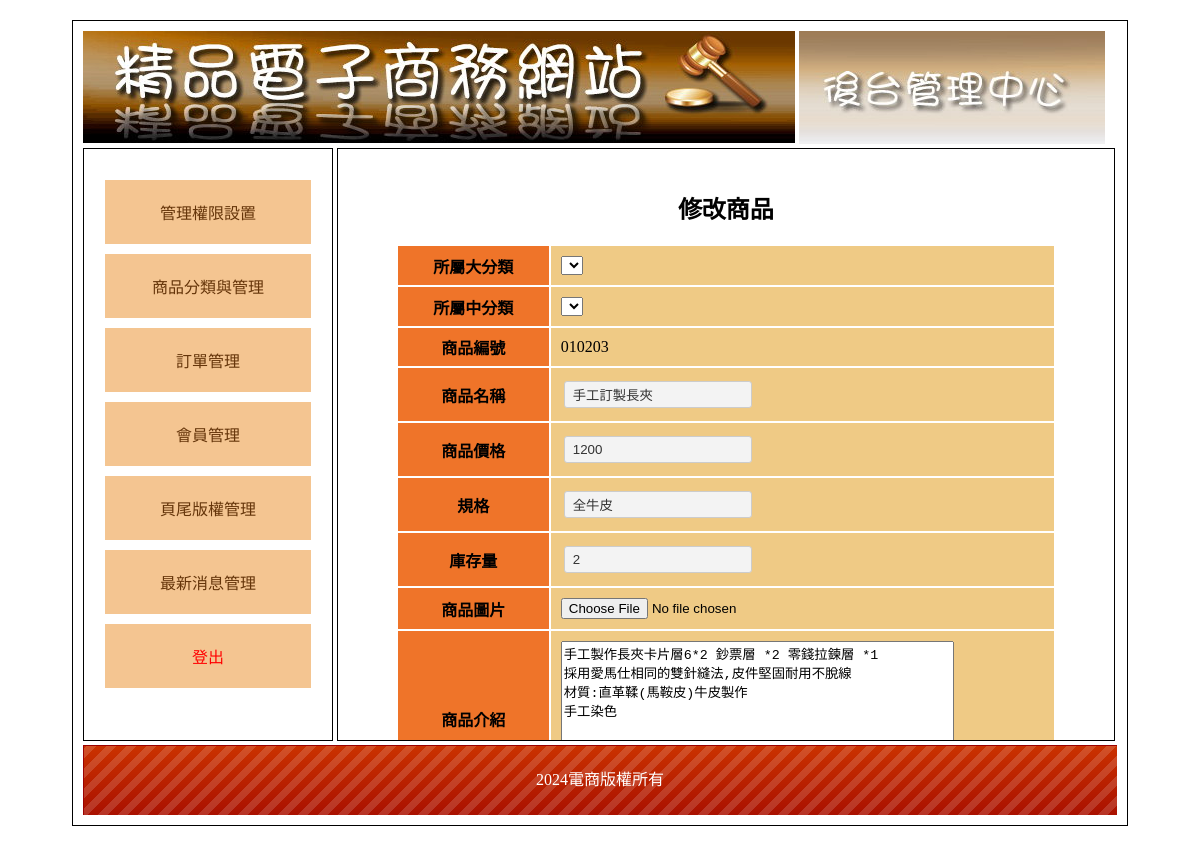
The app's page /back.php?do=edit_goods&id=1 with its own data.
### tables this page shows
CREATE TABLE `goods` (
  `id` int(10) UNSIGNED NOT NULL,
  `no` text NOT NULL,
  `name` text NOT NULL,
  `price` int(10) NOT NULL,
  `spec` text NOT NULL,
  `stock` int(10) NOT NULL,
  `img` text NOT NULL,
  `intro` text NOT NULL,
  `big` int(10) NOT NULL,
  `mid` int(10) NOT NULL,
  `sh` int(1) NOT NULL
);

CREATE TABLE `bottom` (
  `id` int(10) UNSIGNED NOT NULL,
  `bottom` text NOT NULL
);

### api/db.php (called while the page is built, shortened)
<?php
class DB{
    protected $dsn = "mysql:host=localhost;charset=utf8;dbname=bquiz04";
    protected $pdo;
    protected $table;
    public function __construct($table)
    {
        $this->table=$table;
        $this->pdo=new PDO($this->dsn,'root','');
    }
    function find($id)
    {
        $sql = "select * from `$this->table` ";
        if (is_array($id)) {
            $tmp = $this->a2s($id);
            $sql .= " where " . join(" && ", $tmp);
        } else if (is_numeric($id)) {
            $sql .= " where `id`='$id'";
        }
        $row = $this->pdo->query($sql)->fetch(PDO::FETCH_ASSOC);
        return $row;
    }
}
$Bottom=new DB('bottom');
$Goods=new DB('goods');
?>

### back/edit_goods.php (the view, shortened to what this page needs)
<h2 class="ct">修改商品</h2>
<?php
$goods=$Goods->find($_GET['id']);
?>
<form action="./api/save_goods.php" method="post" enctype="multipart/form-data">
    <table class="all">
        <tr>
            <th class="tt ct">所屬大分類</th>
            <td class="pp">
               <select name="big" id="big"></select>
            </td>
        </tr>
        <tr>
            <th class="tt ct">所屬中分類</th>
            <td class="pp">
                <select name="mid" id="mid"></select>
            </td>
        </tr>
        <tr>
            <th class="tt ct">商品編號</th>
            <td class="pp"><?=$goods['no'];?></td>
        </tr>
        <tr>
            <th class="tt ct">商品名稱</th>
            <td class="pp"><input type="text" name="name" value="<?=$goods['name'];?>"></td>
        </tr>
        <tr>
            <th class="tt ct">商品價格</th>
            <td class="pp"><input type="text" name="price" value="<?=$goods['price'];?>"></td>
        </tr>
        <tr>
            <th class="tt ct">規格</th>
            <td class="pp"><input type="text" name="spec" value="<?=$goods['spec'];?>"></td>
        </tr>
        <tr>
            <th class="tt ct">庫存量</th>
            <td class="pp"><input type="text" name="stock" value="<?=$goods['stock'];?>"></td>
        </tr>
        <tr>
            <th class="tt ct">商品圖片</th>
            <td class="pp"><input type="file" name="img" value=""></td>
        </tr>
        <tr>
            <th class="tt ct">商品介紹</th>
            <td class="pp"><textarea name="intro" style="width:80%;height:150px;"><?=$goods['intro'];?></textarea></td>
        </tr>
    </table>
</form>

### back.php (shortened to what this page needs)
<?php include_once './api/db.php'; ?>
<!DOCTYPE html PUBLIC "-//W3C//DTD XHTML 1.0 Transitional//EN" "http://www.w3.org/TR/xhtml1/DTD/xhtml1-transitional.dtd">
<html xmlns="http://www.w3.org/1999/xhtml">
<head>
	<link href="./css/css.css" rel="stylesheet" type="text/css">
</head>
<body>
	<div id="main">
		<div id="top">
			<a href="index.php">
				<img src="./icon/0416.jpg">
			</a>
			<img src="./icon/0417.jpg">
		</div>
		<div id="left" class="ct">
			<div style="min-height:400px;">
				<a href="?do=admin">管理權限設置</a>
				<a href="?do=th">商品分類與管理</a>
				<a href="?do=order">訂單管理</a>
				<a href="?do=mem">會員管理</a>
				<a href="?do=bot">頁尾版權管理</a>
				<a href="?do=news">最新消息管理</a>
				<a href="./api/logout.php" style="color:#f00;">登出</a>
			</div>
		</div>
		<div id="right">
			<?php
                $do=$_GET['do']??'admin';
                $file="./back/{$do}.php";
                if(file_exists($file)){
                    include $file;
                }else{
                    include "./back/admin.php";
                }
            ?>
		</div>
		<div id="bottom" style="line-height:70px; color:#FFF; background:url(icon/bot.png);" class="ct">
		<?=$Bottom->find(1)['bottom'];?></div>
	</div>
</body>
</html>

### css/css.css (style rules this page uses)
body { font-family:"微軟正黑體"; }
#main { width:1034px; padding:10px; margin:20px auto 20px auto; border:#000 solid 1px; min-height:768px; }
#top a { color:#CE631C; text-decoration:none; }
#left { display:inline-block; width:20%; padding:2%; min-height:550px; vertical-align:top; border:#000 1px solid; }
#left a { display:block; padding:20px 5px 20px 5px; text-decoration:none; background:#F4C591; margin:10px auto 10px auto; color:#65350A; }
.ct { text-align:center; }
#right { display:inline-block; width:71%; padding:2%; height:550px; overflow: auto; border:#000 1px solid; }
#bottom { height:70px; background:url(../icon/bot.png); background-size:cover; }
.all { width:90%; margin:10px auto 10px auto; }
.all td { min-width:50px; padding:10px; }
.tt { background:#EF7429; }
.pp { background:#EFCA85; }
input[type=text],input[type=password],input[type=submit],button,.button,input[type=reset],input[type=button],select，textarea,input[type=number] { background:#F3F3F3; border:#CCC 1px solid; border-radius:3px; padding:5px 8px 5px 8px; text-decoration:none; margin:3px; color:#333; }
input[type=text],input[type=password] { width:170px; }

### records on screen
goods: no "010203", name "手工訂製長夾", price "1200", spec "全牛皮", stock "2", intro "手工製作長夾卡片層6*2 鈔票層 *2 零錢拉鍊層 *1 採用愛馬仕相同的雙針縫法,皮件堅固耐用不脫線 材質:直革鞣(馬鞍皮)牛皮製作 手工染色"
bottom: bottom "2024電商版權所有"
